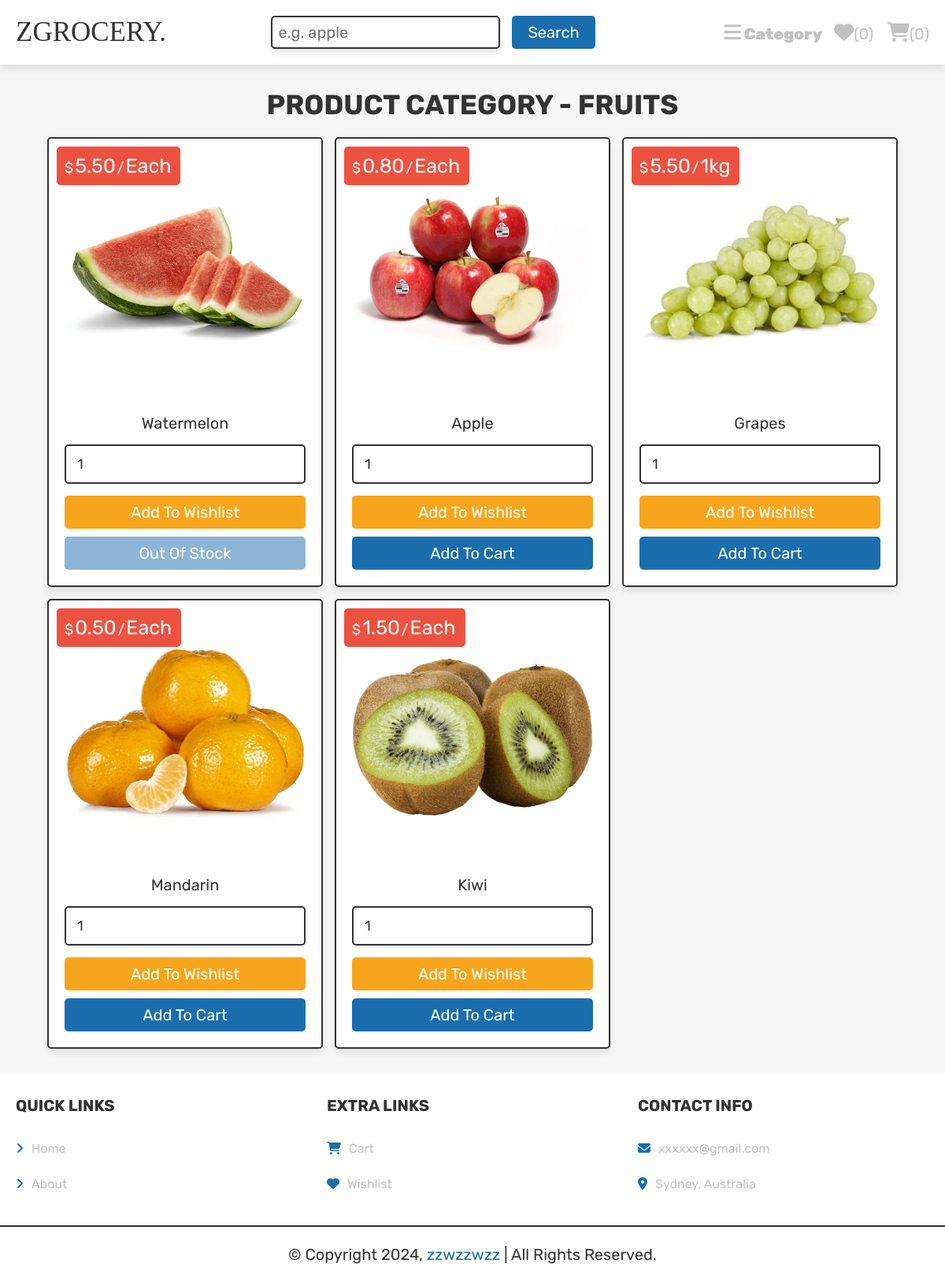
Page /category.php?category=fruits on the committed database.
### tables this page shows
CREATE TABLE `products` (
  `id` int(100) NOT NULL,
  `name` varchar(100) NOT NULL,
  `category` varchar(20) NOT NULL,
  `price` decimal(6,2) NOT NULL,
  `unit` varchar(100) NOT NULL,
  `quantity` int(100) NOT NULL DEFAULT 0,
  `image` varchar(100) NOT NULL
);

### category.php (the view, shortened to what this page needs)
<?php
@include 'config.php';
?>
<!DOCTYPE html>
<html lang="en">
<head>
   <link rel="stylesheet" href="https://cdnjs.cloudflare.com/ajax/libs/font-awesome/6.1.1/css/all.min.css">
   <link rel="stylesheet" href="css/style.css">
</head>
<body>
<?php include 'header.php'; ?>
<section class="category">
   <?php
      $category_name = $_GET['category'];
      $title = "Product Category - " . ucwords($category_name);
   ?>
   <h1 class="title"><?= $title ?></h1>
   <div class="box-container">
      <?php
         $select_products = $conn->prepare("SELECT * FROM `products` WHERE category = ?");
         $select_products->execute([$category_name]);
         if($select_products->rowCount() > 0){
            while($fetch_products = $select_products->fetch(PDO::FETCH_ASSOC)){
               $in_stock = $fetch_products['quantity'] > 0;
      ?>
      <form action="" class="box" method="POST">
         <div class="price">$<span><?= $fetch_products['price']; ?></span>/<span><?= $fetch_products['unit']; ?></span></div>
         <img src="uploaded_img/<?= $fetch_products['image']; ?>" alt="">
         <div class="name"><?= $fetch_products['name']; ?></div>
         <input type="number" min="1" value="1" name="p_qty" class="qty">
         <input type="submit" value="add to wishlist" class="option-btn" name="add_to_wishlist">
         <input type="submit" value="<?= $in_stock ? "add to cart" : "out of stock" ?>" class="btn" name="add_to_cart" <?= $in_stock ? "" : "disabled" ?>>
      </form>
      <?php
            }
         }else{
            echo '<p class="empty">No products available!</p>';
         }
      ?>
   </div>
</section>
<?php include 'footer.php'; ?>
</body>
</html>

### css/style.css (style rules this page uses)
.category .box-container .box, .search_page .box-container .box, .shopping-cart .box-container .box, .wishlist .box-container .box, .products .box-container .box { padding:2rem; text-align: center; border:var(--border); background-color: var(--white); box-shadow: var(--box-shadow); border-radius: .5rem; position: relative; }
.category .box-container .box .price, .search_page .box-container .box .price, .products .box-container .box .price { position: absolute; top:1rem; left:1rem; padding:1rem; border-radius: .5rem; background-color: var(--red); font-size: 1.8rem; color:var(--white); }
.home-category .box-container .box img, .search_page .box-container .box img, .show-products .box-container .box img, .shopping-cart .box-container .box img, .wishlist .box-container .box img, .category .box-container .box img, .products .box-container .box img { width: 100%; margin-bottom: 1rem; }
.search_page .box-container .box .name, .category .box-container .box .name, .products .box-container .box .name { font-size: 2rem; color:var(--black); padding:1rem 0; }
.search_page .box-container .box .qty, .wishlist .box-container .box .qty, .category .box-container .box .qty, .products .box-container .box .qty { margin:.5rem 0; border-radius: .5rem; padding:1.2rem 1.4rem; font-size: 1.8rem; background-color: var(--white); color:var(--black); border:var(--border); width: 100%; }
.category .box-container { display: grid; grid-template-columns: repeat(auto-fit, 35rem); gap:1.5rem; justify-content: center; align-items: flex-start; min-height: 100vh; }
.category .box-container .box .price span { font-size: 2.5rem; color:var(--white); margin:0 .2rem; }

### css/components.css (style rules this page uses)
:root { --blue:#1b6eae; --orange:#f8a51e; --red:#ed5241; --black:#333; --light-color:#b8b8b8df; --white:#fff; --light-bg:#f6f6f6; --border:.2rem solid var(--black); --box-shadow:0 .5rem 1rem rgba(0,0,0,.1); }
* { font-family: 'Rubik', sans-serif; margin:0; padding:0; box-sizing: border-box; outline: none; border:none; text-decoration: none; color:var(--black); }
body { background-color: var(--light-bg); }
html { font-size: 62.5%; overflow-x: hidden; scroll-behavior: smooth; scroll-padding-top: 6.5rem; }
section { padding:3rem 2rem; max-width: 1200px; margin:0 auto; }
.disabled, .btn[disabled] { user-select: none; pointer-events: none; opacity: .5; }
.btn, .delete-btn, .option-btn { display: block; width: 100%; margin-top: 1rem; border-radius: .5rem; color:var(--white); font-size: 2rem; padding:0.9rem 2rem; text-transform: capitalize; cursor: pointer; text-align: center; }
.btn { background-color: var(--blue); }
.option-btn { background-color: var(--orange); }
.title { text-align: center; margin-bottom: 2rem; text-transform: uppercase; color:var(--black); font-size: 3.5rem; }

### rows in the picture
products: price "5.50", unit "Each", image (picture), name "Watermelon", add_to_cart "out of stock"
products: price "0.80", unit "Each", image (picture), name "Apple", add_to_cart "add to cart"
products: price "5.50", unit "1kg", image (picture), name "Grapes", add_to_cart "add to cart"
products: price "0.50", unit "Each", image (picture), name "Mandarin", add_to_cart "add to cart"
products: price "1.50", unit "Each", image (picture), name "Kiwi", add_to_cart "add to cart"

### other values in the picture
$count_wishlist_items->rowCount() "0"
$count_cart_items->rowCount() "0"
$title "PRODUCT CATEGORY - FRUITS"
